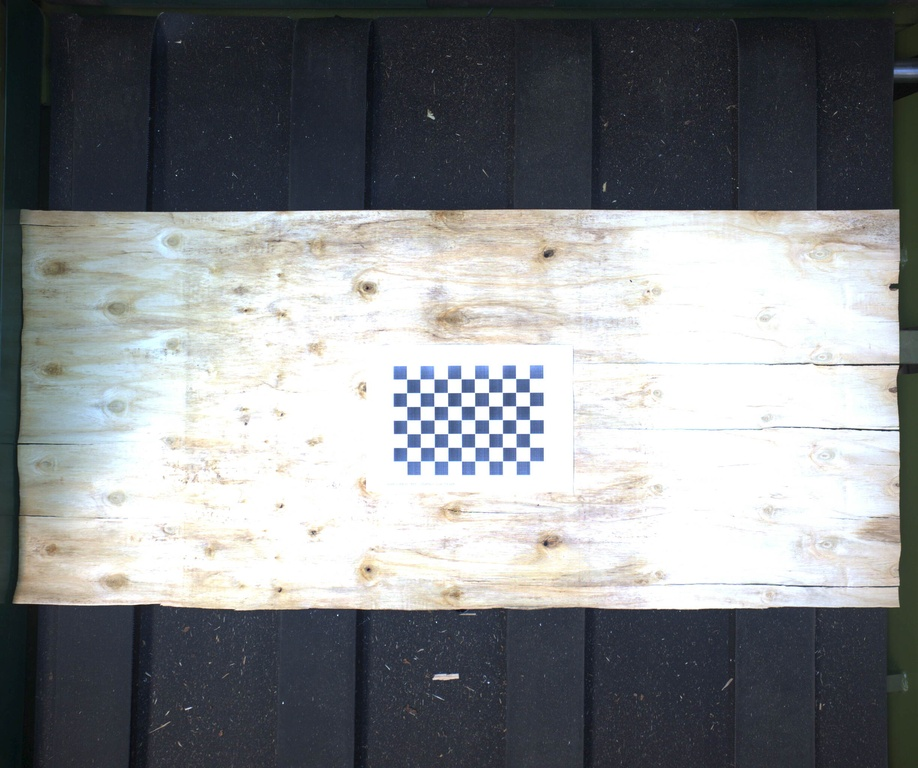
#> input picture calib_images/Image_20260809104304960.jpg, 918 x 768 px, shrunk from 2448 x 2048 before the run; its folder holds only this picture in this run
$ python calibrate.py
#> lines starting #> are read from the running program, lines starting #| are printed output that depends on the picture; after the words box and inside, x2 and y2 are one past the last pixel; in counts of white or black regions, pixels touching at a corner belong together; long printed decimals are rounded
import numpy as np
import cv2 as cv
import glob
import os

# ==========================================
# 1. 设置你的棋盘格参数（根据你的A4纸实际情况修改）
CHECKERBOARD = (10, 7)  # 内部角点的数量（列, 行），例如 7列5行
SQUARE_SIZE = 0.02    # 单个格子的实际边长（单位：米，例如 25mm 就是 0.025）

# 准备 3D 真实世界坐标点 (Object Points)
objp = np.zeros((CHECKERBOARD[0] * CHECKERBOARD[1], 3), np.float32)
objp[:, :2] = np.mgrid[0:CHECKERBOARD[0], 0:CHECKERBOARD[1]].T.reshape(-1, 2) * SQUARE_SIZE

objpoints = []  # 存储 3D 真实世界坐标点
imgpoints = []  # 存储 2D 图像像素坐标点

# ==========================================
# 2. 批量读取图片并提取角点
# ==========================================
images = glob.glob('calib_images/*.jpg')  # 确保图片放在 calib_images 文件夹下
if not images:
    print("未找到图片，请检查路径！")
else:
    for fname in images:
        img = cv.imread(fname)
#> img is the input picture: shape (768, 918, 3); mean B, G, R 136.9, 134.7, 132
        if img is None:
            print(f"[失败] 无法读取图片: {fname}")
            continue

        gray = cv.cvtColor(img, cv.COLOR_BGR2GRAY)
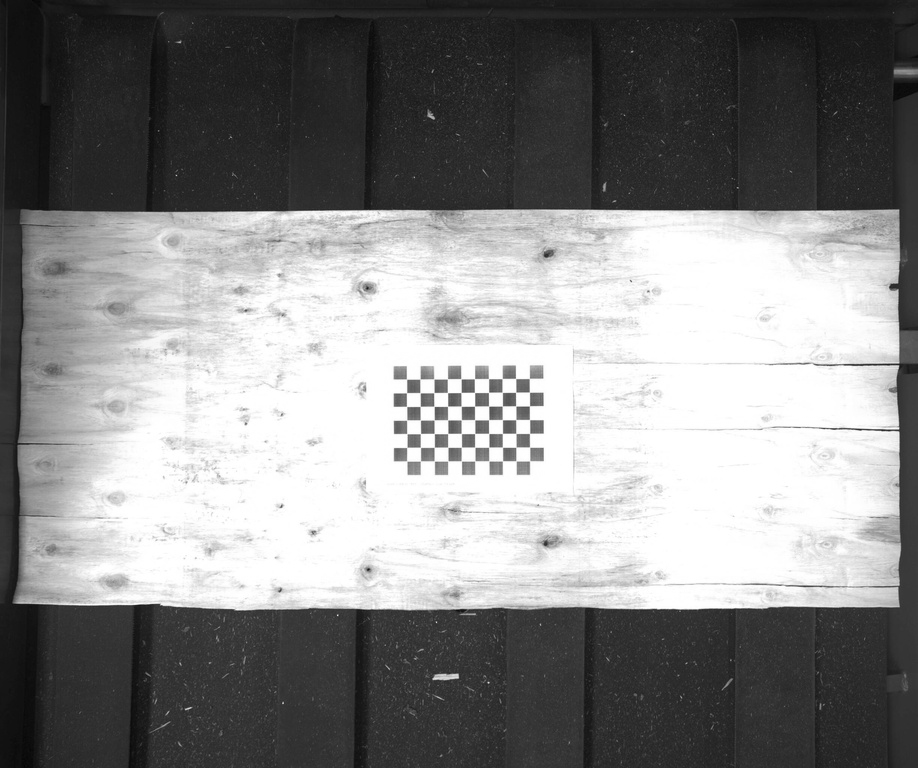
#> gray: shape (768, 918); min 3, max 255, mean 134.1

        # 寻找棋盘格角点
        ret, corners = cv.findChessboardCorners(gray, CHECKERBOARD, None)
#> ret = True; corners = 70 rows, first 8: [406.6, 379], [420.1, 379.3], [433.9, 378.7], [447.4, 378.8], [460.8, 378.9], [474.6, 378.9], [488.7, 378.5], [502.1, 378.6]

        if ret:
            # 亚像素级角点优化（提高精度）
            criteria = (cv.TERM_CRITERIA_EPS + cv.TERM_CRITERIA_MAX_ITER, 30, 0.001)
            corners2 = cv.cornerSubPix(gray, corners, (11, 11), (-1, -1), criteria)
#> corners2 = 70 rows, first 8: [406.6, 379.1], [419.8, 379.1], [434.1, 378.8], [447.3, 378.8], [461.1, 378.7], [474.3, 378.7], [488.7, 378.6], [502, 378.5]

            objpoints.append(objp)
            imgpoints.append(corners2)

            # 【修改点】：将画好角点的图片直接保存到本地，不弹窗
            cv.drawChessboardCorners(img, CHECKERBOARD, corners2, ret)
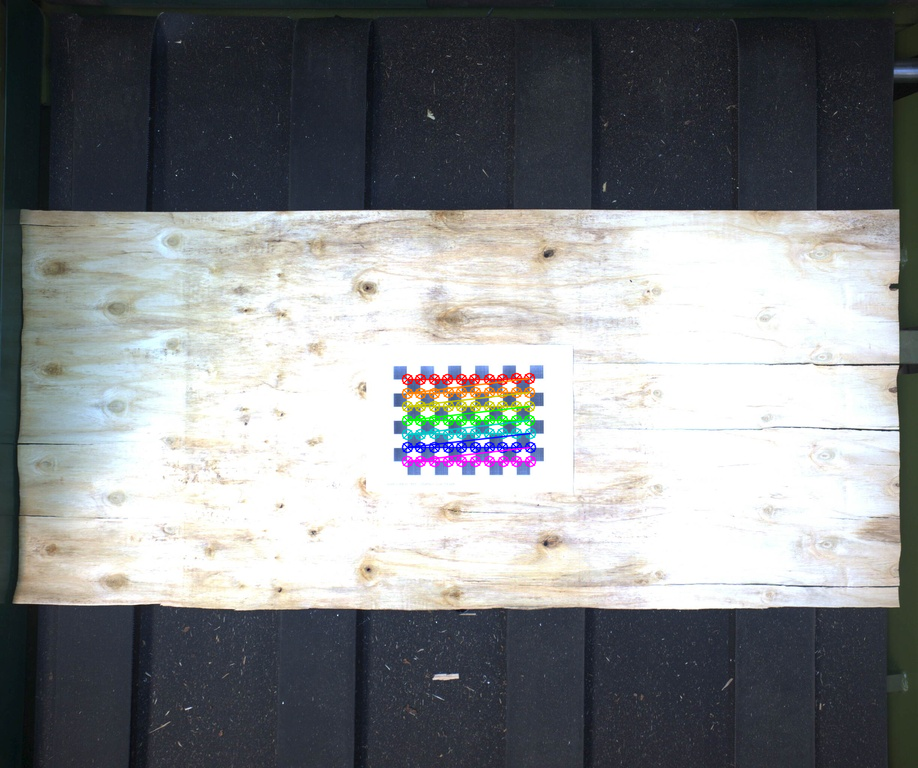
#> img: shape (768, 918, 3); 1.33% of pixels changed, all inside (x1, y1, x2, y2) = (401, 372, 537, 468)
            save_path = fname.replace('.jpg', '_corners.jpg')
            cv.imwrite(save_path, img)
            print(f"[成功] 检测到角点并保存: {save_path}")
        else:
            print(f"[失败] 未检测到角点: {fname}")

# ==========================================
# 3. 核心标定过程
# ==========================================
if len(objpoints) > 0:
    ret, mtx, dist, rvecs, tvecs = cv.calibrateCamera(objpoints, imgpoints, gray.shape[::-1], None, None)
#> ret = 0.165; mtx = [[4058.7, 0, 459.2], [0, 3953.7, 383.5], [0, 0, 1]]; dist = [[0.893, -0.0029, -0.00181, -0.0659, -2.94e-06]]; rvecs = ([0.00577, 0.242, -0.00517],); tvecs = ([-0.075, -0.00657, 5.8],)

    print("\n--- 标定成功 ---")
    print(f"重投影误差 (越小越好，通常 < 0.5): {ret}")
#| 重投影误差 (越小越好，通常 < 0.5): 0.1652
    print("相机内参矩阵 (包含 fx, fy):\n", mtx)
#| 相机内参矩阵 (包含 fx, fy):
#|  [[4.05868168e+03 0.00000000e+00 4.59153254e+02]
#|  [0.00000000e+00 3.95367399e+03 3.83507161e+02]
#|  [0.00000000e+00 0.00000000e+00 1.00000000e+00]]
    print("畸变系数:\n", dist)
#| 畸变系数:
#|  [[ 8.93021228e-01 -2.90391002e-03 -1.80961216e-03 -6.58703758e-02
#|   -2.93645366e-06]]

    # 保存参数，方便后续算长宽
    np.savez('camera_params.npz', mtx=mtx, dist=dist, rvecs=rvecs, tvecs=tvecs)
    print("参数已保存至 camera_params.npz")
else:
    print("没有有效的标定图片，请检查角点检测情况！")

$ run again, on calib_images/Image_20260809104422248.jpg
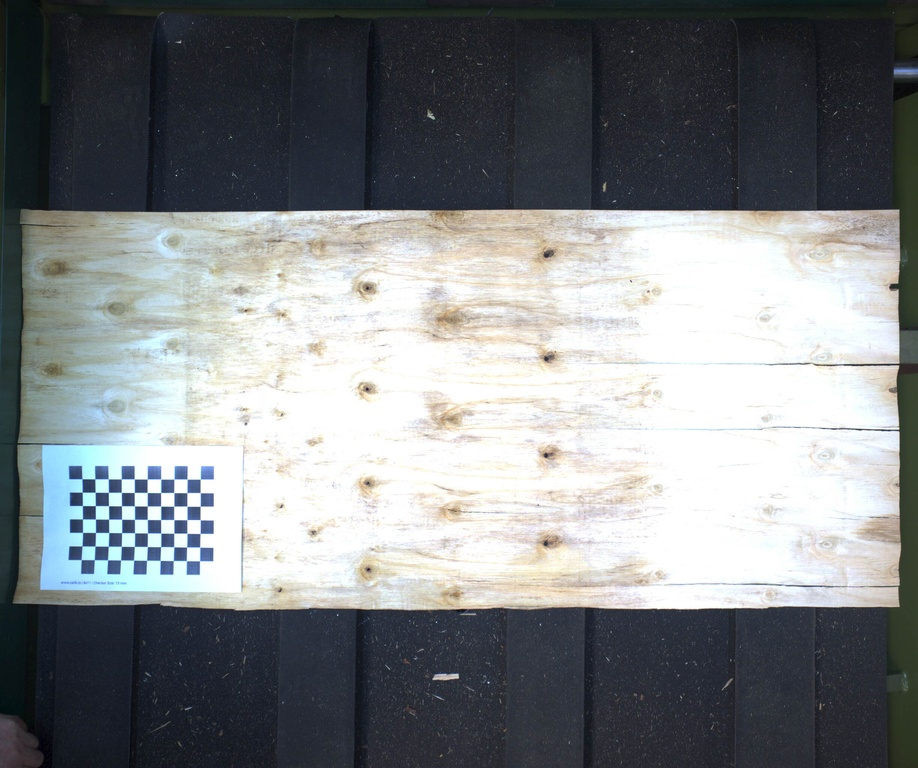
#> input picture calib_images/Image_20260809104422248.jpg, 918 x 768 px, shrunk from 2448 x 2048 before the run
#> img is the input picture: shape (768, 918, 3); mean B, G, R 133.9, 131.7, 128.1
#> `gray = cv.cvtColor(img, cv.COLOR_BGR2GRAY)`:
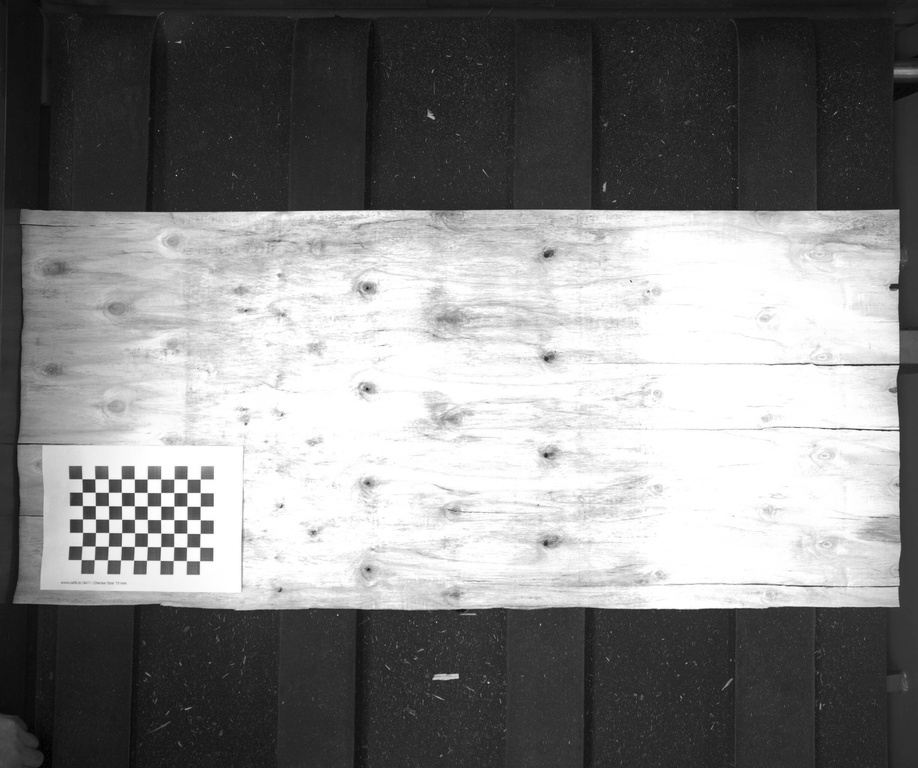
#> gray: shape (768, 918); min 1, max 255, mean 130.9
#> `ret, corners = cv.findChessboardCorners(gray, CHECKERBOARD, None)`: ret = True; corners = 70 rows, first 8: [81.99, 478.8], [94.97, 478.9], [108.2, 478.8], [121.1, 479], [134.3, 478.9], [147.3, 479.2], [160.7, 478.9], [174, 479.2]
#> corners2 = 70 rows, first 8: [81.96, 478.7], [94.69, 478.8], [108.4, 478.7], [121.2, 478.9], [134.4, 478.8], [147.1, 479], [160.8, 478.9], [173.9, 479]
#> `cv.drawChessboardCorners(img, CHECKERBOARD, corners2, ret)`:
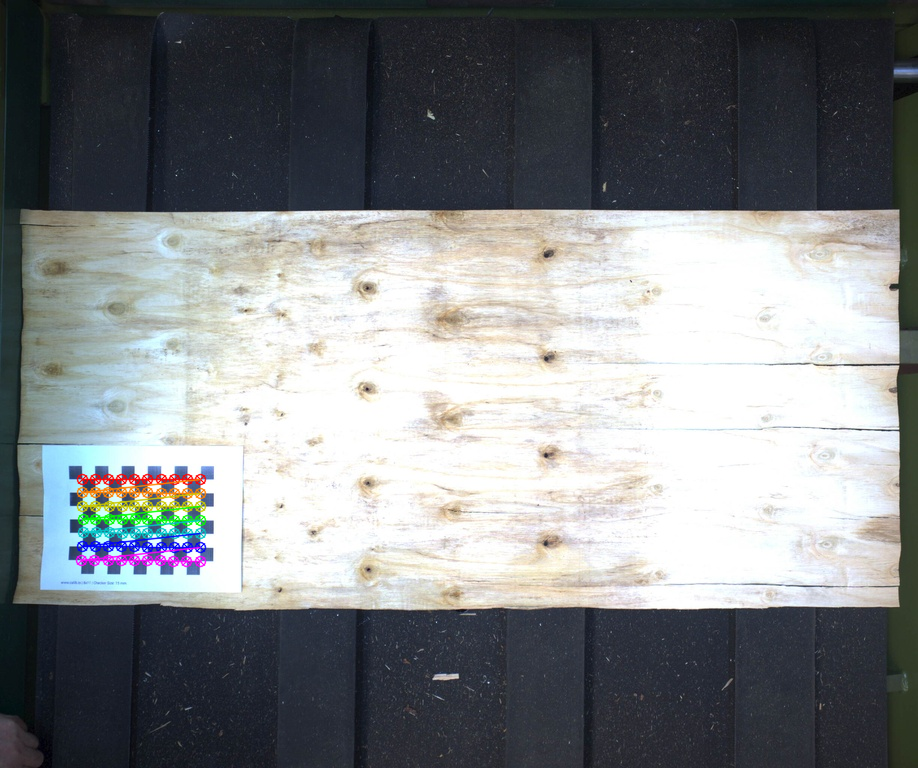
#> img: shape (768, 918, 3); 1.3% of pixels changed, all inside (x1, y1, x2, y2) = (75, 473, 207, 568)
#> `ret, mtx, dist, rvecs, tvecs = cv.calibrateCamera(objpoints, imgpoints..`: ret = 0.254; mtx = [[1316.3, 0, 480.3], [0, 1205.9, 386.2], [0, 0, 1]]; dist = [[0.864, -0.235, -0.0347, -0.0464, -4.38]]; rvecs = ([0.009, 0.458, -0.0193],); tvecs = ([-0.537, 0.143, 1.95],)
#| 重投影误差 (越小越好，通常 < 0.5): 0.2537
#| 相机内参矩阵 (包含 fx, fy):
#|  [[1.31629777e+03 0.00000000e+00 4.80333050e+02]
#|  [0.00000000e+00 1.20594836e+03 3.86198996e+02]
#|  [0.00000000e+00 0.00000000e+00 1.00000000e+00]]
#| 畸变系数:
#|  [[ 0.864  -0.2352 -0.03468 -0.04644 -4.375 ]]
